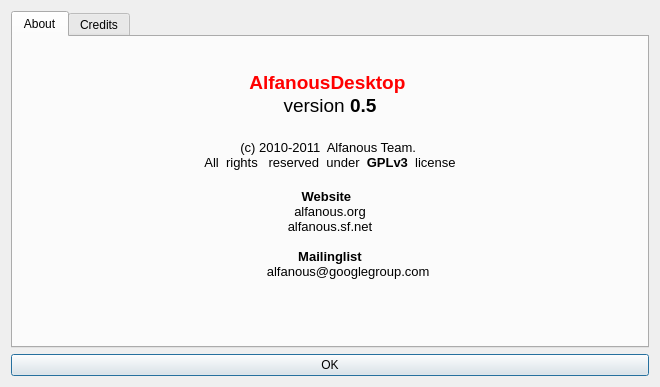
<?xml version="1.0" encoding="UTF-8"?>
<ui version="4.0">
 <class>Dialog</class>
 <widget class="QDialog" name="Dialog">
  <property name="windowModality">
   <enum>Qt::ApplicationModal</enum>
  </property>
  <property name="geometry">
   <rect>
    <x>0</x>
    <y>0</y>
    <width>660</width>
    <height>387</height>
   </rect>
  </property>
  <property name="focusPolicy">
   <enum>Qt::NoFocus</enum>
  </property>
  <property name="windowTitle">
   <string>About </string>
  </property>
  <property name="modal">
   <bool>true</bool>
  </property>
  <layout class="QVBoxLayout" name="verticalLayout">
   <item>
    <widget class="QTabWidget" name="tabWidget">
     <property name="currentIndex">
      <number>0</number>
     </property>
     <widget class="QWidget" name="tab">
      <attribute name="title">
       <string>About</string>
      </attribute>
      <layout class="QVBoxLayout" name="verticalLayout_3">
       <item>
        <widget class="QTextBrowser" name="o_about">
         <property name="sizePolicy">
          <sizepolicy hsizetype="Expanding" vsizetype="Expanding">
           <horstretch>0</horstretch>
           <verstretch>0</verstretch>
          </sizepolicy>
         </property>
         <property name="minimumSize">
          <size>
           <width>300</width>
           <height>25</height>
          </size>
         </property>
         <property name="maximumSize">
          <size>
           <width>16777215</width>
           <height>16777215</height>
          </size>
         </property>
         <property name="font">
          <font>
           <family>Arial</family>
           <pointsize>12</pointsize>
          </font>
         </property>
         <property name="cursor" stdset="0">
          <cursorShape>IBeamCursor</cursorShape>
         </property>
         <property name="toolTip">
          <string/>
         </property>
         <property name="autoFillBackground">
          <bool>false</bool>
         </property>
         <property name="styleSheet">
          <string notr="true">background-color:Transparent;</string>
         </property>
         <property name="frameShape">
          <enum>QFrame::WinPanel</enum>
         </property>
         <property name="frameShadow">
          <enum>QFrame::Sunken</enum>
         </property>
         <property name="lineWidth">
          <number>2</number>
         </property>
         <property name="documentTitle">
          <string notr="true"/>
         </property>
         <property name="undoRedoEnabled">
          <bool>false</bool>
         </property>
         <property name="readOnly">
          <bool>true</bool>
         </property>
         <property name="html">
          <string notr="true">&lt;!DOCTYPE HTML PUBLIC &quot;-//W3C//DTD HTML 4.0//EN&quot; &quot;http://www.w3.org/TR/REC-html40/strict.dtd&quot;&gt;
&lt;html&gt;&lt;head&gt;&lt;meta name=&quot;qrichtext&quot; content=&quot;1&quot; /&gt;&lt;style type=&quot;text/css&quot;&gt;
p, li { white-space: pre-wrap; }
&lt;/style&gt;&lt;/head&gt;&lt;body style=&quot; font-family:'Arial'; font-size:12pt; font-weight:400; font-style:normal;&quot;&gt;
&lt;p align=&quot;center&quot; style=&quot;-qt-paragraph-type:empty; margin-top:0px; margin-bottom:0px; margin-left:0px; margin-right:0px; -qt-block-indent:0; text-indent:0px;&quot;&gt;&lt;/p&gt;
&lt;p align=&quot;center&quot; style=&quot; margin-top:0px; margin-bottom:0px; margin-left:0px; margin-right:0px; -qt-block-indent:0; text-indent:0px;&quot;&gt;&lt;span style=&quot; font-family:'ArabeyesQr'; font-size:14pt; font-weight:600; color:#ff0000;&quot;&gt;AlfanousDesktop &lt;/span&gt;&lt;/p&gt;
&lt;p align=&quot;center&quot; style=&quot; margin-top:0px; margin-bottom:0px; margin-left:0px; margin-right:0px; -qt-block-indent:0; text-indent:0px;&quot;&gt;&lt;span style=&quot; font-family:'ArabeyesQr'; font-size:14pt;&quot;&gt;version &lt;/span&gt;&lt;span style=&quot; font-family:'ArabeyesQr'; font-size:14pt; font-weight:600;&quot;&gt;0.5&lt;/span&gt;&lt;/p&gt;
&lt;p align=&quot;center&quot; style=&quot;-qt-paragraph-type:empty; margin-top:0px; margin-bottom:0px; margin-left:0px; margin-right:0px; -qt-block-indent:0; text-indent:0px; font-family:'ArabeyesQr'; font-size:14pt; font-weight:600;&quot;&gt;&lt;/p&gt;
&lt;p align=&quot;center&quot; style=&quot; margin-top:0px; margin-bottom:0px; margin-left:0px; margin-right:0px; -qt-block-indent:0; text-indent:0px;&quot;&gt;&lt;span style=&quot; font-family:'ArabeyesQr'; font-size:10pt;&quot;&gt;(c) 2010-2011  Alfanous Team. &lt;/span&gt;&lt;/p&gt;
&lt;p align=&quot;center&quot; style=&quot; margin-top:0px; margin-bottom:0px; margin-left:0px; margin-right:0px; -qt-block-indent:0; text-indent:0px;&quot;&gt;&lt;span style=&quot; font-family:'ArabeyesQr'; font-size:10pt;&quot;&gt;All  rights   reserved  under  &lt;/span&gt;&lt;span style=&quot; font-family:'ArabeyesQr'; font-size:10pt; font-weight:600;&quot;&gt;GPLv3 &lt;/span&gt;&lt;span style=&quot; font-family:'ArabeyesQr'; font-size:10pt;&quot;&gt; license&lt;/span&gt;&lt;/p&gt;
&lt;p align=&quot;center&quot; style=&quot;-qt-paragraph-type:empty; margin-top:0px; margin-bottom:0px; margin-left:0px; margin-right:0px; -qt-block-indent:0; text-indent:0px;&quot;&gt;&lt;/p&gt;
&lt;p align=&quot;center&quot; style=&quot; margin-top:0px; margin-bottom:0px; margin-left:0px; margin-right:0px; -qt-block-indent:0; text-indent:0px;&quot;&gt;&lt;span style=&quot; font-family:'Sans'; font-size:10pt; font-weight:600; color:#000000;&quot;&gt;Website &lt;/span&gt;&lt;span style=&quot; font-family:'Sans'; font-size:10pt; color:#000000;&quot;&gt; &lt;/span&gt;&lt;/p&gt;
&lt;p align=&quot;center&quot; style=&quot; margin-top:0px; margin-bottom:0px; margin-left:0px; margin-right:0px; -qt-block-indent:0; text-indent:0px;&quot;&gt;&lt;span style=&quot; font-family:'Sans'; font-size:10pt;&quot;&gt;alfanous.org&lt;/span&gt;&lt;/p&gt;
&lt;p align=&quot;center&quot; style=&quot; margin-top:0px; margin-bottom:0px; margin-left:0px; margin-right:0px; -qt-block-indent:0; text-indent:0px;&quot;&gt;&lt;span style=&quot; font-family:'Sans'; font-size:10pt;&quot;&gt;alfanous.sf.net&lt;/span&gt;&lt;/p&gt;
&lt;p align=&quot;center&quot; style=&quot;-qt-paragraph-type:empty; margin-top:0px; margin-bottom:0px; margin-left:0px; margin-right:0px; -qt-block-indent:0; text-indent:0px; font-family:'Sans'; font-size:10pt;&quot;&gt;&lt;/p&gt;
&lt;p align=&quot;center&quot; style=&quot; margin-top:0px; margin-bottom:0px; margin-left:0px; margin-right:0px; -qt-block-indent:0; text-indent:0px;&quot;&gt;&lt;span style=&quot; font-family:'Sans'; font-size:10pt; font-weight:600; color:#000000;&quot;&gt;Mailinglist&lt;/span&gt;&lt;/p&gt;
&lt;p align=&quot;center&quot; style=&quot; margin-top:0px; margin-bottom:0px; margin-left:0px; margin-right:0px; -qt-block-indent:1; text-indent:0px;&quot;&gt;&lt;span style=&quot; font-family:'Sans'; font-size:10pt;&quot;&gt;alfanous@googlegroup.com &lt;/span&gt;&lt;/p&gt;
&lt;p style=&quot;-qt-paragraph-type:empty; margin-top:0px; margin-bottom:12px; margin-left:0px; margin-right:0px; -qt-block-indent:1; text-indent:0px; font-family:'Sans'; font-size:10pt;&quot;&gt;&lt;/p&gt;&lt;/body&gt;&lt;/html&gt;</string>
         </property>
         <property name="overwriteMode">
          <bool>true</bool>
         </property>
         <property name="acceptRichText">
          <bool>true</bool>
         </property>
         <property name="textInteractionFlags">
          <set>Qt::LinksAccessibleByKeyboard|Qt::LinksAccessibleByMouse|Qt::TextBrowserInteraction|Qt::TextSelectableByKeyboard|Qt::TextSelectableByMouse</set>
         </property>
         <property name="openExternalLinks">
          <bool>false</bool>
         </property>
         <property name="openLinks">
          <bool>false</bool>
         </property>
        </widget>
       </item>
      </layout>
     </widget>
     <widget class="QWidget" name="tab_2">
      <attribute name="title">
       <string>Credits</string>
      </attribute>
      <layout class="QVBoxLayout" name="verticalLayout_2">
       <item>
        <widget class="QTextBrowser" name="o_about_2">
         <property name="sizePolicy">
          <sizepolicy hsizetype="Expanding" vsizetype="Expanding">
           <horstretch>0</horstretch>
           <verstretch>0</verstretch>
          </sizepolicy>
         </property>
         <property name="minimumSize">
          <size>
           <width>300</width>
           <height>25</height>
          </size>
         </property>
         <property name="maximumSize">
          <size>
           <width>16777215</width>
           <height>16777215</height>
          </size>
         </property>
         <property name="font">
          <font>
           <family>Arial</family>
           <pointsize>12</pointsize>
          </font>
         </property>
         <property name="cursor" stdset="0">
          <cursorShape>IBeamCursor</cursorShape>
         </property>
         <property name="toolTip">
          <string/>
         </property>
         <property name="autoFillBackground">
          <bool>false</bool>
         </property>
         <property name="styleSheet">
          <string notr="true">background-color:Transparent;</string>
         </property>
         <property name="frameShape">
          <enum>QFrame::WinPanel</enum>
         </property>
         <property name="frameShadow">
          <enum>QFrame::Sunken</enum>
         </property>
         <property name="lineWidth">
          <number>2</number>
         </property>
         <property name="documentTitle">
          <string notr="true"/>
         </property>
         <property name="undoRedoEnabled">
          <bool>false</bool>
         </property>
         <property name="readOnly">
          <bool>true</bool>
         </property>
         <property name="html">
          <string notr="true">&lt;!DOCTYPE HTML PUBLIC &quot;-//W3C//DTD HTML 4.0//EN&quot; &quot;http://www.w3.org/TR/REC-html40/strict.dtd&quot;&gt;
&lt;html&gt;&lt;head&gt;&lt;meta name=&quot;qrichtext&quot; content=&quot;1&quot; /&gt;&lt;style type=&quot;text/css&quot;&gt;
p, li { white-space: pre-wrap; }
&lt;/style&gt;&lt;/head&gt;&lt;body style=&quot; font-family:'Arial'; font-size:12pt; font-weight:400; font-style:normal;&quot;&gt;
&lt;p align=&quot;center&quot; style=&quot; margin-top:0px; margin-bottom:0px; margin-left:0px; margin-right:0px; -qt-block-indent:0; text-indent:0px;&quot;&gt;&lt;span style=&quot; font-family:'Sans'; font-size:10pt; font-weight:600; color:#ff0000;&quot;&gt;Author &lt;/span&gt;&lt;/p&gt;
&lt;p align=&quot;center&quot; style=&quot; margin-top:0px; margin-bottom:0px; margin-left:0px; margin-right:0px; -qt-block-indent:0; text-indent:0px;&quot;&gt;&lt;span style=&quot; font-family:'Sans'; font-size:10pt;&quot;&gt;Assem Chelli &amp;lt;assem.ch@gmail.com&amp;gt;&lt;/span&gt;&lt;/p&gt;
&lt;p align=&quot;center&quot; style=&quot;-qt-paragraph-type:empty; margin-top:0px; margin-bottom:0px; margin-left:0px; margin-right:0px; -qt-block-indent:0; text-indent:0px; font-family:'Sans'; font-size:10pt;&quot;&gt;&lt;/p&gt;
&lt;p align=&quot;center&quot; style=&quot; margin-top:0px; margin-bottom:0px; margin-left:0px; margin-right:0px; -qt-block-indent:0; text-indent:0px;&quot;&gt;&lt;span style=&quot; font-family:'Sans'; font-size:10pt; font-weight:600;&quot;&gt;Contributers&lt;/span&gt;&lt;/p&gt;
&lt;p align=&quot;center&quot; style=&quot; margin-top:0px; margin-bottom:0px; margin-left:0px; margin-right:0px; -qt-block-indent:0; text-indent:0px;&quot;&gt;&lt;span style=&quot; font-family:'Sans'; font-size:10pt;&quot;&gt;...&lt;/span&gt;&lt;/p&gt;
&lt;p align=&quot;center&quot; style=&quot;-qt-paragraph-type:empty; margin-top:0px; margin-bottom:0px; margin-left:0px; margin-right:0px; -qt-block-indent:0; text-indent:0px; font-family:'Sans'; font-size:10pt; font-weight:600; color:#000000;&quot;&gt;&lt;/p&gt;
&lt;p align=&quot;center&quot; style=&quot; margin-top:0px; margin-bottom:0px; margin-left:0px; margin-right:0px; -qt-block-indent:0; text-indent:0px;&quot;&gt;&lt;span style=&quot; font-family:'Sans'; font-size:10pt; font-weight:600; color:#000000;&quot;&gt;Translators&lt;/span&gt;&lt;/p&gt;
&lt;p align=&quot;center&quot; style=&quot; margin-top:0px; margin-bottom:0px; margin-left:0px; margin-right:0px; -qt-block-indent:0; text-indent:0px;&quot;&gt;&lt;span style=&quot; font-family:'Sans'; font-size:10pt;&quot;&gt;...&lt;/span&gt;&lt;/p&gt;
&lt;p align=&quot;center&quot; style=&quot;-qt-paragraph-type:empty; margin-top:0px; margin-bottom:0px; margin-left:0px; margin-right:0px; -qt-block-indent:0; text-indent:0px; font-family:'Sans'; font-size:10pt;&quot;&gt;&lt;/p&gt;
&lt;p align=&quot;center&quot; style=&quot; margin-top:0px; margin-bottom:12px; margin-left:0px; margin-right:0px; -qt-block-indent:0; text-indent:0px;&quot;&gt;&lt;span style=&quot; font-family:'Sans'; font-size:10pt; font-weight:600; color:#000000;&quot;&gt;Special thanks to&lt;/span&gt;&lt;/p&gt;
&lt;p align=&quot;center&quot; style=&quot; margin-top:0px; margin-bottom:12px; margin-left:0px; margin-right:0px; -qt-block-indent:0; text-indent:0px;&quot;&gt;&lt;span style=&quot; font-family:'Sans'; font-size:10pt;&quot;&gt;Sabily Team &lt;/span&gt;&lt;/p&gt;
&lt;p align=&quot;center&quot; style=&quot; margin-top:0px; margin-bottom:12px; margin-left:0px; margin-right:0px; -qt-block-indent:0; text-indent:0px;&quot;&gt;&lt;span style=&quot; font-family:'Sans'; font-size:10pt;&quot;&gt;Muslih Ferecov&lt;/span&gt;&lt;/p&gt;
&lt;p align=&quot;center&quot; style=&quot; margin-top:0px; margin-bottom:12px; margin-left:0px; margin-right:0px; -qt-block-indent:0; text-indent:0px;&quot;&gt;&lt;span style=&quot; font-family:'Sans'; font-size:10pt;&quot;&gt;Abdellah Chelli &lt;/span&gt;&lt;/p&gt;
&lt;p align=&quot;center&quot; style=&quot; margin-top:0px; margin-bottom:12px; margin-left:0px; margin-right:0px; -qt-block-indent:0; text-indent:0px;&quot;&gt;&lt;span style=&quot; font-family:'Sans'; font-size:10pt;&quot;&gt;Taha Zerrouki &lt;/span&gt;&lt;/p&gt;
&lt;p align=&quot;center&quot; style=&quot; margin-top:0px; margin-bottom:12px; margin-left:0px; margin-right:0px; -qt-block-indent:0; text-indent:0px;&quot;&gt;&lt;span style=&quot; font-family:'Sans'; font-size:10pt;&quot;&gt;Meroane Dahmani &lt;/span&gt;&lt;/p&gt;
&lt;p style=&quot;-qt-paragraph-type:empty; margin-top:0px; margin-bottom:12px; margin-left:0px; margin-right:0px; -qt-block-indent:1; text-indent:0px; font-family:'Sans'; font-size:10pt; font-weight:600; color:#0000ff;&quot;&gt;&lt;/p&gt;&lt;/body&gt;&lt;/html&gt;</string>
         </property>
         <property name="overwriteMode">
          <bool>true</bool>
         </property>
         <property name="acceptRichText">
          <bool>true</bool>
         </property>
         <property name="textInteractionFlags">
          <set>Qt::LinksAccessibleByKeyboard|Qt::LinksAccessibleByMouse|Qt::TextBrowserInteraction|Qt::TextSelectableByKeyboard|Qt::TextSelectableByMouse</set>
         </property>
         <property name="openExternalLinks">
          <bool>false</bool>
         </property>
         <property name="openLinks">
          <bool>false</bool>
         </property>
        </widget>
       </item>
      </layout>
     </widget>
    </widget>
   </item>
   <item>
    <widget class="QPushButton" name="pushButton">
     <property name="text">
      <string>OK</string>
     </property>
    </widget>
   </item>
  </layout>
 </widget>
 <resources/>
 <connections>
  <connection>
   <sender>pushButton</sender>
   <signal>clicked()</signal>
   <receiver>Dialog</receiver>
   <slot>accept()</slot>
   <hints>
    <hint type="sourcelabel">
     <x>189</x>
     <y>273</y>
    </hint>
    <hint type="destinationlabel">
     <x>4</x>
     <y>154</y>
    </hint>
   </hints>
  </connection>
 </connections>
</ui>
